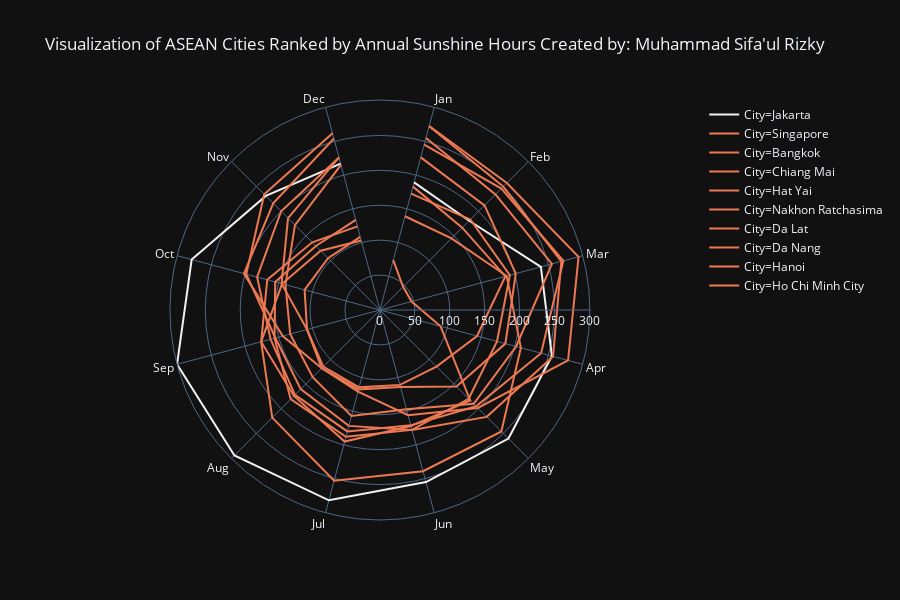

Write notebook code for a chart like this one.
### Code cell


### Figure 1 — Plotly figure (JSON) as saved in the notebook; plotly's stock layout.template omitted (floating-point values rounded to 4 significant figures)
{"data": [{"hoverlabel": {"namelength": 0}, "hovertemplate": "City=Jakarta<br>Country=Indonesia<br>Value=%{r}<br>Month=%{theta}", "legendgroup": "City=Jakarta", "line": {"color": "#f0f0f0", "dash": "solid"}, "mode": "lines", "name": "City=Jakarta", "r": [189.1, 180.8, 238.7, 255, 260.4, 255, 282.1, 294.5, 300.7, 279, 231, 217], "showlegend": true, "subplot": "polar", "theta": ["Jan", "Feb", "Mar", "Apr", "May", "Jun", "Jul", "Aug", "Sep", "Oct", "Nov", "Dec"], "type": "scatterpolar"}, {"hoverlabel": {"namelength": 0}, "hovertemplate": "City=Singapore<br>Country=Singapore<br>Value=%{r}<br>Month=%{theta}", "legendgroup": "City=Singapore", "line": {"color": "#ed7953", "dash": "solid"}, "mode": "lines", "name": "City=Singapore", "r": [172.4, 183.2, 192.7, 173.6, 179.8, 177.7, 187.9, 180.6, 156.2, 155.2, 129.6, 133.5], "showlegend": true, "subplot": "polar", "theta": ["Jan", "Feb", "Mar", "Apr", "May", "Jun", "Jul", "Aug", "Sep", "Oct", "Nov", "Dec"], "type": "scatterpolar"}, {"hoverlabel": {"namelength": 0}, "hovertemplate": "City=Bangkok<br>Country=Thailand<br>Value=%{r}<br>Month=%{theta}", "legendgroup": "City=Bangkok", "line": {"color": "#ed7953", "dash": "solid"}, "mode": "lines", "name": "City=Bangkok", "r": [272.5, 249.9, 269, 256.7, 216.4, 178, 171.8, 160.3, 154.9, 198.1, 234.2, 262], "showlegend": true, "subplot": "polar", "theta": ["Jan", "Feb", "Mar", "Apr", "May", "Jun", "Jul", "Aug", "Sep", "Oct", "Nov", "Dec"], "type": "scatterpolar"}, {"hoverlabel": {"namelength": 0}, "hovertemplate": "City=Chiang Mai<br>Country=Thailand<br>Value=%{r}<br>Month=%{theta}", "legendgroup": "City=Chiang Mai", "line": {"color": "#ed7953", "dash": "solid"}, "mode": "lines", "name": "City=Chiang Mai", "r": [272.8, 257.1, 294.5, 279, 198.4, 156, 120.9, 117.8, 144, 201.5, 216, 254.2], "showlegend": true, "subplot": "polar", "theta": ["Jan", "Feb", "Mar", "Apr", "May", "Jun", "Jul", "Aug", "Sep", "Oct", "Nov", "Dec"], "type": "scatterpolar"}, {"hoverlabel": {"namelength": 0}, "hovertemplate": "City=Hat Yai<br>Country=Thailand<br>Value=%{r}<br>Month=%{theta}", "legendgroup": "City=Hat Yai", "line": {"color": "#ed7953", "dash": "solid"}, "mode": "lines", "name": "City=Hat Yai", "r": [182.9, 166.7, 186, 144, 114.7, 111, 114.7, 114.7, 108, 111.6, 105, 108.5], "showlegend": true, "subplot": "polar", "theta": ["Jan", "Feb", "Mar", "Apr", "May", "Jun", "Jul", "Aug", "Sep", "Oct", "Nov", "Dec"], "type": "scatterpolar"}, {"hoverlabel": {"namelength": 0}, "hovertemplate": "City=Nakhon Ratchasima<br>Country=Thailand<br>Value=%{r}<br>Month=%{theta}", "legendgroup": "City=Nakhon Ratchasima", "line": {"color": "#ed7953", "dash": "solid"}, "mode": "lines", "name": "City=Nakhon Ratchasima", "r": [226.3, 211.9, 201.5, 186, 155, 114, 117.8, 117.8, 108, 145.7, 186, 226.3], "showlegend": true, "subplot": "polar", "theta": ["Jan", "Feb", "Mar", "Apr", "May", "Jun", "Jul", "Aug", "Sep", "Oct", "Nov", "Dec"], "type": "scatterpolar"}, {"hoverlabel": {"namelength": 0}, "hovertemplate": "City=Da Lat<br>Country=Vietnam<br>Value=%{r}<br>Month=%{theta}", "legendgroup": "City=Da Lat", "line": {"color": "#ed7953", "dash": "solid"}, "mode": "lines", "name": "City=Da Lat", "r": [255, 234, 255, 202, 190, 147, 157, 136, 133, 140, 172, 215], "showlegend": true, "subplot": "polar", "theta": ["Jan", "Feb", "Mar", "Apr", "May", "Jun", "Jul", "Aug", "Sep", "Oct", "Nov", "Dec"], "type": "scatterpolar"}, {"hoverlabel": {"namelength": 0}, "hovertemplate": "City=Da Nang<br>Country=Vietnam<br>Value=%{r}<br>Month=%{theta}", "legendgroup": "City=Da Nang", "line": {"color": "#ed7953", "dash": "solid"}, "mode": "lines", "name": "City=Da Nang", "r": [139, 145, 188, 209, 246, 239, 253, 218, 176, 145, 120, 103], "showlegend": true, "subplot": "polar", "theta": ["Jan", "Feb", "Mar", "Apr", "May", "Jun", "Jul", "Aug", "Sep", "Oct", "Nov", "Dec"], "type": "scatterpolar"}, {"hoverlabel": {"namelength": 0}, "hovertemplate": "City=Hanoi<br>Country=Vietnam<br>Value=%{r}<br>Month=%{theta}", "legendgroup": "City=Hanoi", "line": {"color": "#ed7953", "dash": "solid"}, "mode": "lines", "name": "City=Hanoi", "r": [74, 47, 47, 90, 183, 172, 195, 174, 176, 167, 137, 124], "showlegend": true, "subplot": "polar", "theta": ["Jan", "Feb", "Mar", "Apr", "May", "Jun", "Jul", "Aug", "Sep", "Oct", "Nov", "Dec"], "type": "scatterpolar"}, {"hoverlabel": {"namelength": 0}, "hovertemplate": "City=Ho Chi Minh City<br>Country=Vietnam<br>Value=%{r}<br>Month=%{theta}", "legendgroup": "City=Ho Chi Minh City", "line": {"color": "#ed7953", "dash": "solid"}, "mode": "lines", "name": "City=Ho Chi Minh City", "r": [245, 246, 272, 239, 195, 171, 180, 172, 162, 182, 200, 226], "showlegend": true, "subplot": "polar", "theta": ["Jan", "Feb", "Mar", "Apr", "May", "Jun", "Jul", "Aug", "Sep", "Oct", "Nov", "Dec"], "type": "scatterpolar"}], "layout": {"height": 600, "legend": {"tracegroupgap": 0}, "polar": {"angularaxis": {"direction": "clockwise", "rotation": 75}, "domain": {"x": [0, 0.98], "y": [0, 1]}}, "title": {"text": "Visualization of ASEAN Cities Ranked by Annual Sunshine Hours Created by: Muhammad Sifa'ul Rizky"}}}
